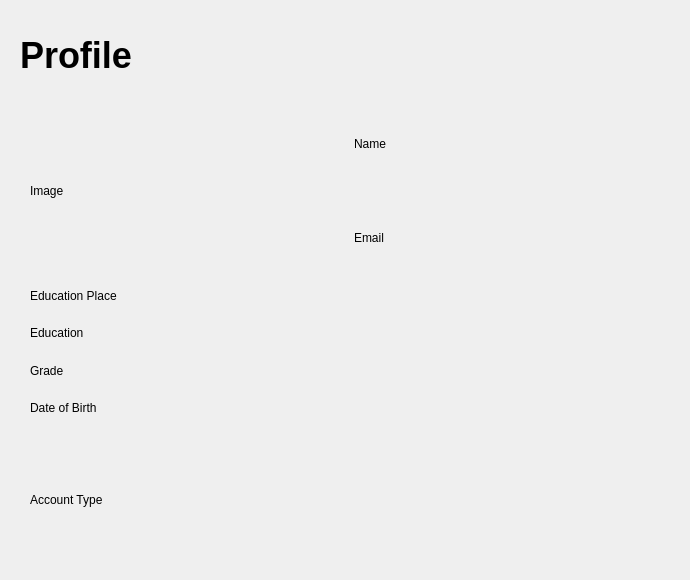
        <widget class="QWidget" name="page_profile">
         <widget class="QLabel" name="label_10">
          <property name="geometry">
           <rect>
            <x>20</x>
            <y>0</y>
            <width>311</width>
            <height>111</height>
           </rect>
          </property>
          <property name="styleSheet">
           <string notr="true">QLabel{
	font-weight:bold;
	font-size:36px;
}
QTableWidget{
background-color:white;
}</string>
          </property>
          <property name="text">
           <string>Profile</string>
          </property>
         </widget>
         <widget class="QWidget" name="layoutWidget">
          <property name="geometry">
           <rect>
            <x>30</x>
            <y>100</y>
            <width>641</width>
            <height>181</height>
           </rect>
          </property>
          <layout class="QHBoxLayout" name="horizontalLayout_17">
           <item>
            <widget class="QLabel" name="label_34">
             <property name="text">
              <string>Image</string>
             </property>
            </widget>
           </item>
           <item>
            <layout class="QVBoxLayout" name="verticalLayout_19">
             <item>
              <widget class="QLabel" name="label_36">
               <property name="text">
                <string>Name</string>
               </property>
              </widget>
             </item>
             <item>
              <widget class="QLabel" name="label_37">
               <property name="text">
                <string>Email</string>
               </property>
              </widget>
             </item>
            </layout>
           </item>
          </layout>
         </widget>
         <widget class="QWidget" name="layoutWidget">
          <property name="geometry">
           <rect>
            <x>30</x>
            <y>280</y>
            <width>651</width>
            <height>291</height>
           </rect>
          </property>
          <layout class="QVBoxLayout" name="verticalLayout_21">
           <item>
            <layout class="QVBoxLayout" name="verticalLayout_20">
             <item>
              <widget class="QLabel" name="label_45">
               <property name="text">
                <string>Education Place</string>
               </property>
              </widget>
             </item>
             <item>
              <widget class="QLabel" name="label_39">
               <property name="text">
                <string>Education</string>
               </property>
              </widget>
             </item>
             <item>
              <widget class="QLabel" name="label_47">
               <property name="text">
                <string>Grade</string>
               </property>
              </widget>
             </item>
             <item>
              <widget class="QLabel" name="label_46">
               <property name="text">
                <string>Date of Birth</string>
               </property>
              </widget>
             </item>
            </layout>
           </item>
           <item>
            <widget class="QLabel" name="label_38">
             <property name="text">
              <string>Account Type</string>
             </property>
            </widget>
           </item>
          </layout>
         </widget>
        </widget>
